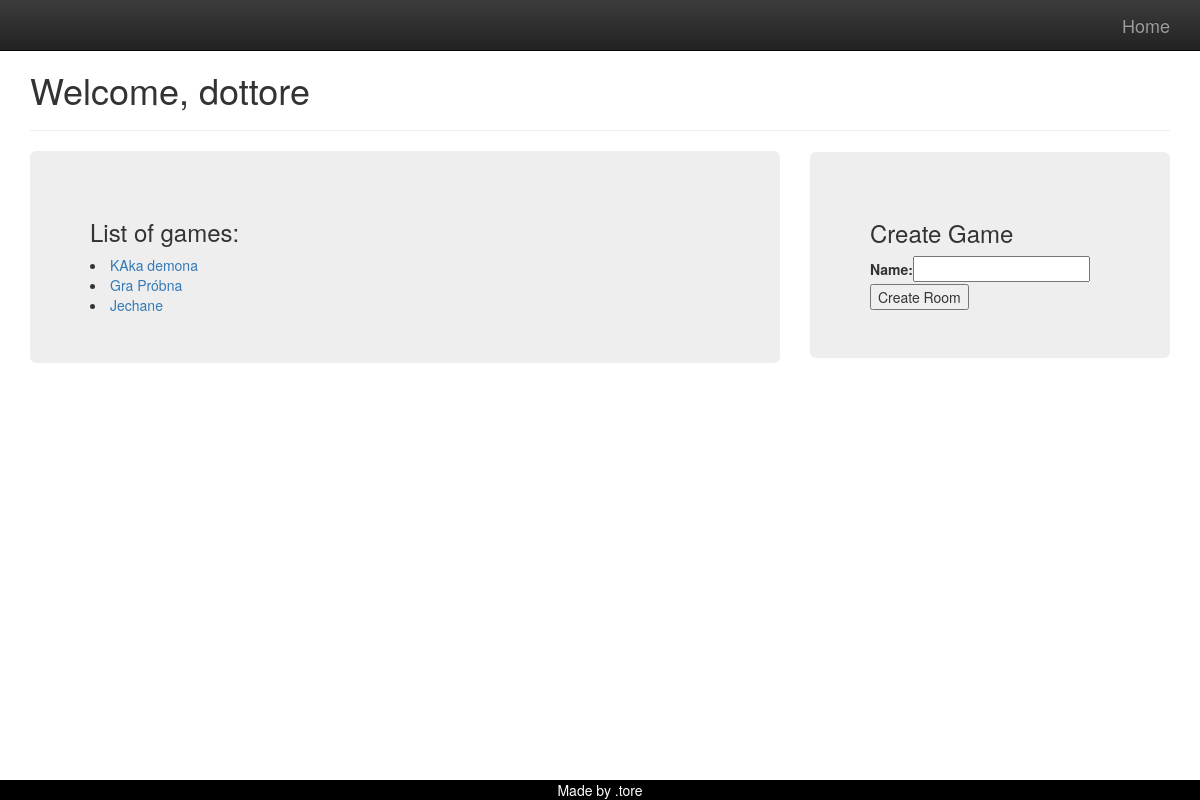
/player/home (signed in), run on an earlier commit of the app's database.
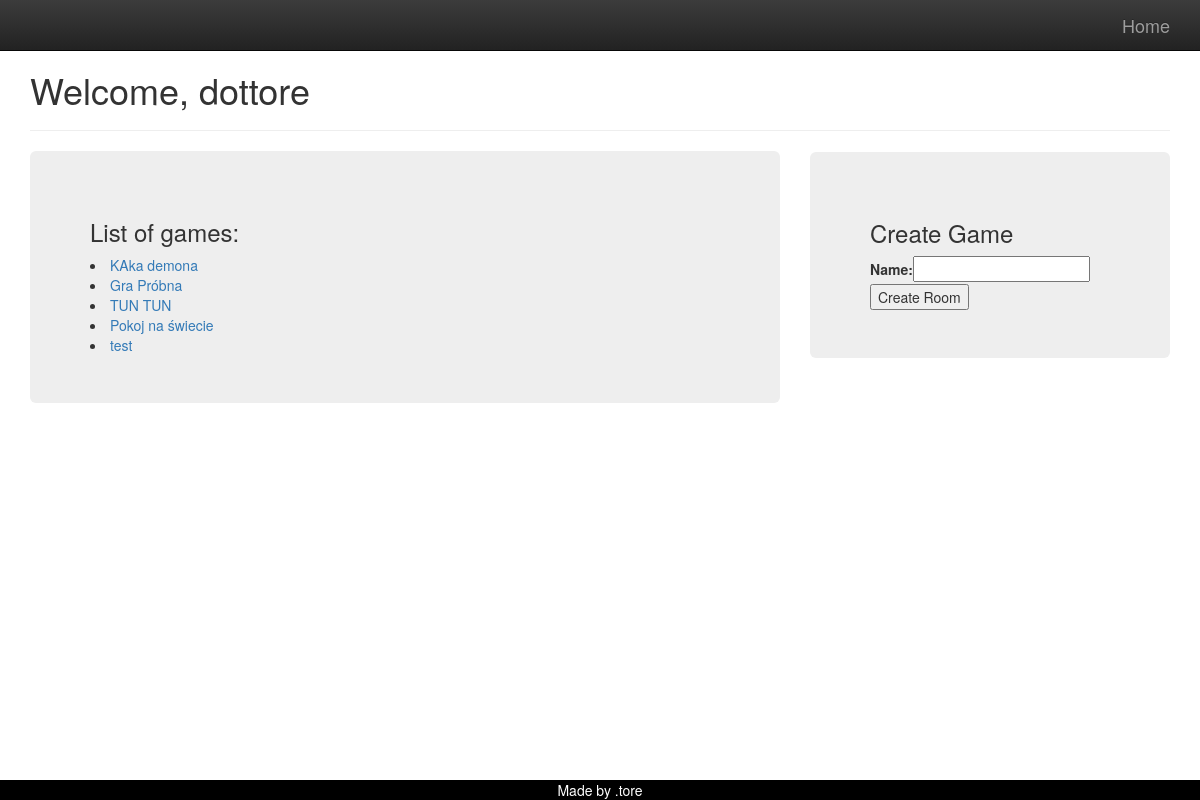
And on a later commit of the database.
### game/models.py (models this page shows, shortened)
class Game(models.Model):
    name = models.CharField(max_length=150)
    host = models.ForeignKey(User,on_delete=models.CASCADE)
    is_played = models.BooleanField(default = False)
    players_ready = models.IntegerField(default =0)
    max_players = models.IntegerField(default=4)

### player/views.py (the view)
# urls.py: path('home', home, name = 'home')
@login_required
def home(request):
    usr = request.user.username
    games = Game.objects.all()
    form = CreateGame
    return render(request,'player/home.html', {'usr': usr, 'games': games, 'form' : form, })

### templates/player/home.html (shortened to what this page needs)
{% extends 'base.html' %}
{% block content %}
<h1>Welcome, {{usr}}</h1>
<hr>
<div class="row">
  <div class="col-sm-8">
      <div class = 'jumbotron'>
          <h3>List of games: </h3>
    {% for g in games %}
        <li><a href="{% url 'game_join' g.id %}">{{g.name}}</a> </li>
    {% endfor %}
      </div></div>
  <div class="col-sm-4"></div>
  <div class="col-sm-4">
      <div class = 'jumbotron' name="menu" id ="menu">
          <h3>Create Game</h3>
<form method ="POST" action = '{% url 'new_room' %}'>
{{form}}
    <button type = 'submit' name="create" value = 'ok'>Create Room</button>
</form>
      </div></div>
</div>
{% endblock %}

### templates/base.html (shortened to what this page needs)
{% load static %}
<!doctype html>
<html class="no-js" lang="">
    <head>
        <link rel="stylesheet" href="{% static 'css/bootstrap.min.css' %}">
        <link rel="stylesheet" href="{% static 'css/bootstrap-theme.min.css' %}">
        <link rel="stylesheet" href="{% static 'css/main.css' %}">
    </head>
    <body>
    <div class ="bg">
    <nav class="navbar navbar-inverse navbar-fixed-top" role="navigation">
      <div class="container">
        <ul class ='nav navbar-nav navbar-right'>
            <li>          <a class="navbar-brand" href="/">Home</a></li>
 </div>
      </div>
    <div class="container">
    {% block content %}
    {% endblock %}
    </div>
    <footer>
        Made by .tore
    </footer>
    </body>
</html>

### templates/base.html (style rules this page uses)
body { padding-top: 50px; padding-bottom: 20px; }
footer { position: fixed; left: 0; bottom: 0; width: 100%; background-color: black; color: white; text-align: center; }

What changed in the data, as far as the page shows it:
removed Game: name "Jechane"
added Game: name "TUN TUN"
added Game: name "Pokoj na świecie"
added Game: name "test"
